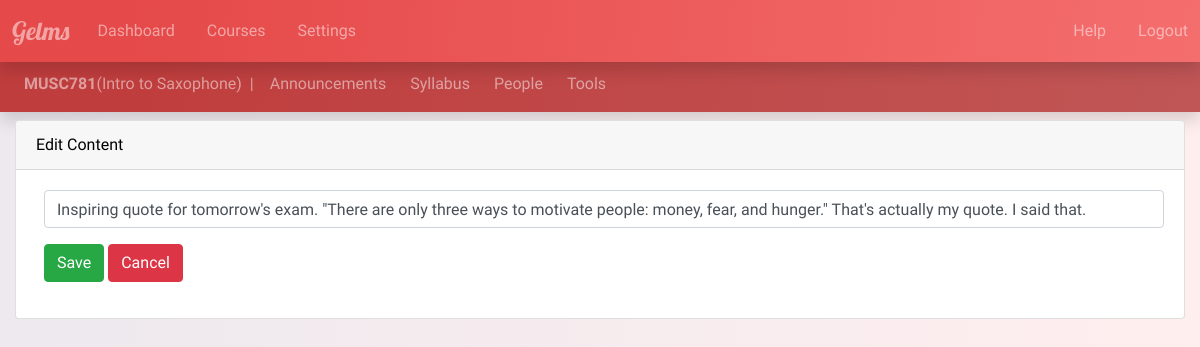
The page /MUSC781/announcement/18/announcement_edit (signed in) on the database its author committed.
### courses/models.py (models this page shows, shortened)
class Course(models.Model):
    name = models.CharField(max_length=7, unique=True, help_text='e.g. ENPM613')
    title = models.CharField(max_length=200, help_text='e.g. Software Design and Implementation')
    DOMAIN_CHOICES = (
        ('Art', 'Art'),
        ('Computer Science', 'Computer Science'),
        ('Engineering', 'Engineering'),
        ('History', 'History'),
        ('Literature', 'Literature'),
        ('Math', 'Math'),
        ('Music', 'Music'),
        ('Physics', 'Physics'),
        ('Political Science', 'Political Science'),
        )
    domain = models.CharField(max_length=30, choices=DOMAIN_CHOICES, default='Art')
    students = models.ManyToManyField(CustomUser, related_name='course_students', limit_choices_to={'status': 'Student'}, blank=True)
    graders = models.ManyToManyField(CustomUser, related_name='course_graders', limit_choices_to={'status': 'Grader'}, blank=True)
    teachers = models.ManyToManyField(CustomUser, related_name='course_teachers', limit_choices_to={'status': 'Teacher'}, blank=True)

### announcements/models.py (models this page shows, shortened)
class Announcement(models.Model):
    content = models.CharField(max_length=1000)
    course = models.ForeignKey(Course, related_name='course_announcements', blank=True, on_delete=models.CASCADE)
    publish_date = models.DateTimeField(blank=True,null=True)
    publisher = models.CharField(max_length=100, blank=True)

### announcements/views.py (the view)
# urls.py: path('<course_name>/announcement/<announcement_id>/announcement_edit',AnnouncementView.announcement_edit,name="announcement_edit"),
    @csrf_exempt
    def announcement_edit(request,course_name,announcement_id):
        course = get_object_or_404(Course, name=course_name)
        announcement = get_object_or_404(Announcement, id = announcement_id)
        if request.method == "POST":
            form = AnnouncementForm(request.POST, instance = announcement)
            if form.is_valid():
                announcement = form.save(commit=False)
                announcement.publish_date = datetime.now()
                announcement.save()
                return redirect("announcements",course_name)
        else:
            form = AnnouncementForm(initial={'content':announcement.content})
        if request.user.custom_user.reader_mode == False:
            form.fields['content'].widget.attrs = {'class':'form-control'}
        else:
            form.fields['content'].widget.attrs = {'class':'form-control form-control-lg'}
        def teacher_is_registered(course=course):
            if course.teachers.filter(uid=request.user.custom_user.uid):
                return True
            return False
        return render(request, 'announcements_edit.html',{'course':course,'announcement':announcement,'form':form,'teacher_is_registered':teacher_is_registered})

### announcements/forms.py
class AnnouncementForm(forms.ModelForm):
    class Meta:
        model = Announcement
        fields = ("content",)

### templates/announcements_edit.html (shortened to what this page needs)
{% extends 'base_course.html' %}
{% block content_course %}
{% if user.custom_user.reader_mode == False %}
<div class="card">
  <div class="card-header">
  Edit Content
      </div>
    <form class="ml-2" method="POST">
      <div class="card-body">
      <div class="form-group">
        {{form.content}}
        </div>
          <button class="btn btn-success" type="submit">Save</button>
              </form>
          <button class="btn btn-danger rounded" href="{% url 'announcements' course.name %}">Cancel</button>
       </div>
</div>
{% endif %}
{% endblock %}

### templates/base_course.html (shortened to what this page needs)
{% extends 'base_dash.html' %}
{% block content_dash %}
{% if user.custom_user.reader_mode == False%}
  <div class="mb-2" style="margin-top:56px">
    <nav class="navbar bg-purple-dark navbar-expand-sm navbar-dark shadow">
  {% else %}
  <div class="mb-2" style="margin-top:70px">
  <nav class="navbar bg-black navbar-expand-sm navbar-dark shadow">
  {% endif %}
    <span class="navbar-text ml-2">
    <strong class=''>{{course.name}}</strong>({{course.title}})<text class="ml-2">|</text>
     </span>
    <div class="collapse navbar-collapse" id="collapse_target_course">
      <ul class="navbar-nav">
        <li class="nav-item ml-2">
          <a class="nav-link" href="{% url 'announcements' course.name %}">Announcements</a>
        </li>
        <li class="nav-item ml-2">
          <a class="nav-link" href="{% url 'syllabus' course.name %}">Syllabus</a>
        </li>
        <li class="nav-item ml-2">
          <a class="nav-link" href="{% url 'people' course.name %}">People</a>
        </li>
        <li class="nav-item ml-2">
          <a class="nav-link" href="{% url 'tools' course.name %}">Tools</a>
        </li>
      </ul>
      </div>
    </nav>
  </div>
  <div class="container-fluid">
    {% block content_course %}
    {% endblock %}
{% endblock %}

### static/styles.css (style rules this page uses)
.base_body_style { background: #FFEEEE; background: -webkit-linear-gradient(to right, rgb(237, 233, 238), #FFEEEE); background: linear-gradient(to right, rgb(237, 233, 238), #FFEEEE); color:black; background-size: cover; padding-bottom:20px; font-family: 'Muli', sans-serif; }
.card { color:black; }
.bg-purple-dark { background-image: linear-gradient( 96.1deg, rgb(192, 61, 61) 10.8%, rgb(192, 88, 88) 107.8% ); }
.navbar .navbar-nav a { transition: color 0.5s ease; background-color: rgba(0, 0, 0, 0); }

### rows shown on the page
Course: name "MUSC781", title "Intro to Saxophone"
Announcement: content "Inspiring quote for tomorrow's exam. \"There are only three ways to motivate people: money, fear, and hunger.\" That's actually my quote. I said that."
